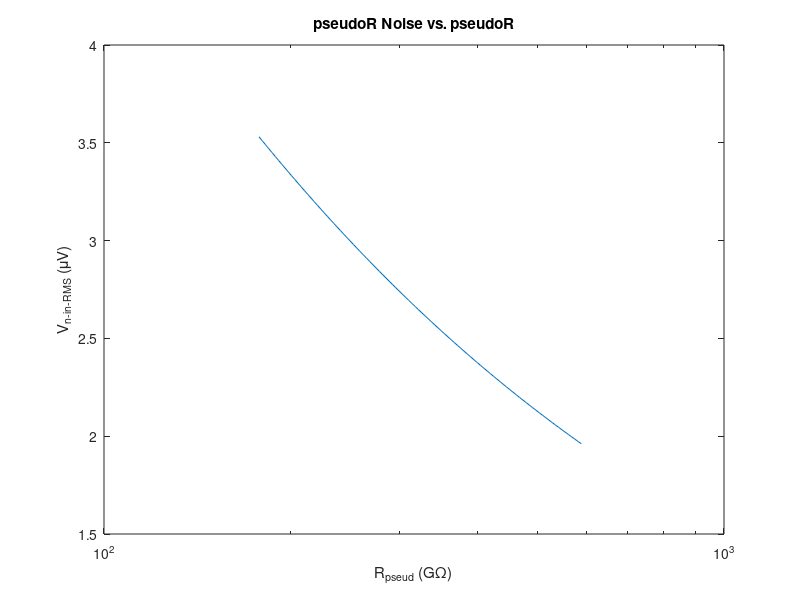
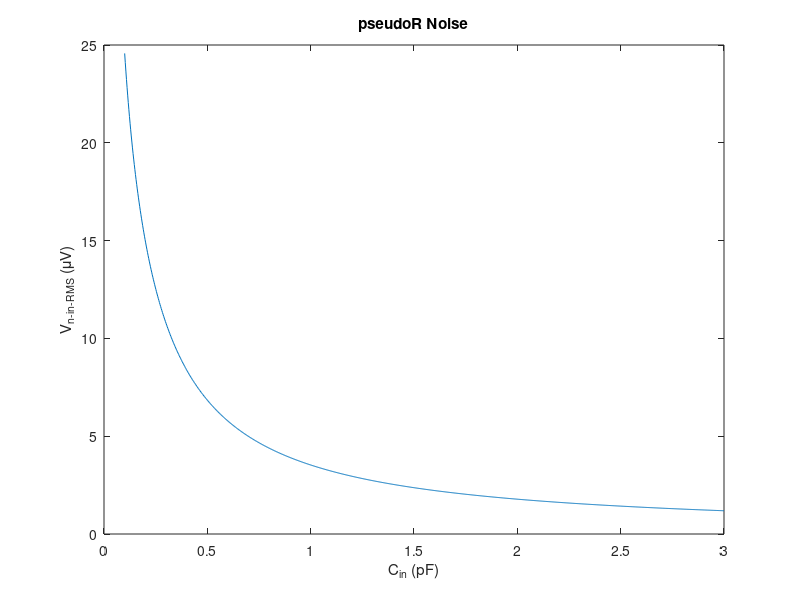
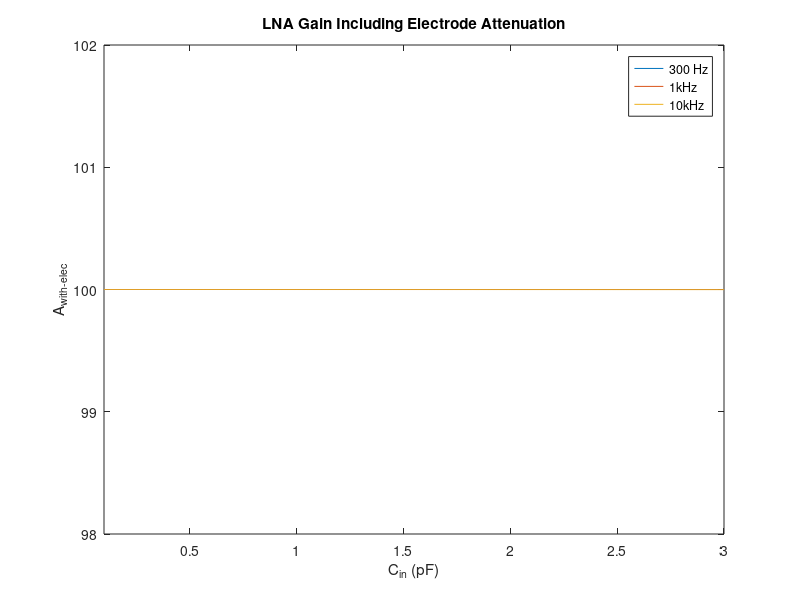
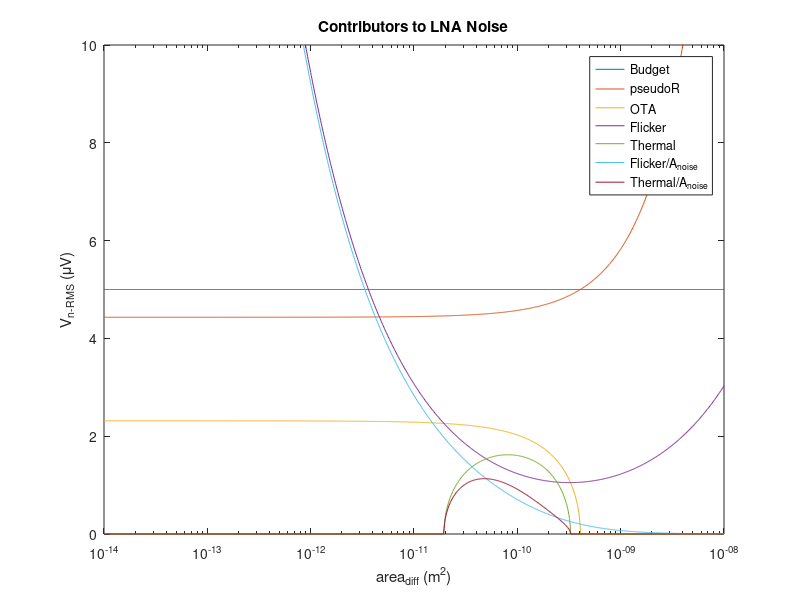

The MATLAB script that drew these images, in order: (Note: this script raises an error after producing the figures.)
% polymorph pixel co-design
% CRT
% 05/19/2020 - 07/22/2020

%% setup
close all
clear all

%% starting assumptions and physical constants

% constants
k = 1.38e-23;
T = 37 + 273;   % body temp

% system constraints
V_DD = 1.5;
R_elec = 24e3;
pixel_dim = 152.5e-6;
area_limit = (pixel_dim)^2;

% amplitude range
% peak voltages for AP (300Hz - 10kHz) and a little LFP (50Hz - 10kHz)
V_AP = 2e-3;
V_LFP = 4e-3;

%% design targets

% except for here, as noted, all noise is squared voltage
noise_Vrms_target = 5e-6;
noise_Vsq_target = noise_Vrms_target^2;

A_target = 100;
A_OL_target = 1e3;
A_f = 1;

f_LP_AP = 10e3;
f_HP_AP = 300;

ENBW = f_LP_AP * pi/2;

% number of time constants for "complete" settling
settling_TCs = 5;

% target for OTA noise source other than M1
excess = 1.2;

% swing for A1
V_swing_target = V_LFP * A_target;

%% technology information

L_min = 130e-9;

% C_ox and C_P (C_gg) [F/m^2]
% C_ox for flicker noise
C_ox = 0.01;
% C_P for parasitics
M_input_area = 120e-6 * 600e-9;
C_gg = 252e-15;
C_P_N = C_gg / M_input_area;
C_P_P = 0.00633;

% flicker noise coefficients [J]
K_flicker_N = 1.24e-25;
K_flicker_P = 1.98e-25;

% mismatch coefficients
% [Vm] and [m]
A_VT = 10e-9;
A_beta = 0.013e-6;

% noise factor gamma (often quoted as 2/3)
gamma_W = 1;
gamma_S = 2/3;

% estimates for device area
L_diff = 200e-9;
L_guard = 1e-6;

% Resistance: ohms/sq
Rs = 1222;
WR_min = 400e-9;
% R mismatch coefficient [m]
A_R = 0.016e-6;

%% pseudoR cutoff and noise

% possible pseudoR values from mc: 90GOhm to 5TOhm
pseudoR = logspace(11.25,11.77,100);
% assume C_F is minimum size
C_F = 10e-15;
f_pseudo = 1./(2.*pi.*pseudoR.*C_F);

% reduction factor to account for not all of kT/C appearing in final BW
% we apply a HP filter in the SC stage, and only care about noise
% in the 300Hz+ band
ratio = f_HP_AP ./ f_pseudo;
reduc_factor = (2/pi./((ratio).^2 - 1)) .* ...
    (ratio*pi/4 - pi/2 + atan(ratio));
% resulting noise due to 2 pseudoR
noise_pseudoR = 2 .* k .* T ./ C_F .* reduc_factor;
% input-refer - note that this uses ideal gain
noise_pseudoR_in = noise_pseudoR ./ (A_target.^2);

% noise due to pseudoR as a function of Cin
figure
semilogx(pseudoR/1e9, sqrt(noise_pseudoR_in) .* 1e6);
xlabel('R_{pseud} (G\Omega)');
ylabel('V_{n-in-RMS} (\muV)');
title('pseudoR Noise vs. pseudoR');

%% closed-loop amp design: sweep Cin

% smallest pseudoR under mc
pseudoR = 178e9;

% sweep Cin
%C_in = 1e-12;
C_in = linspace(100e-15, 3e-12, 1000)';
C_F = C_in / A_target;

% integrated pseudoR noise for 300Hz sw cap HP cutoff
f_pseudo = 1./(2.*pi.*pseudoR.*C_F);
% reduction factor to account for not all of kT/C appearing in final BW
% we apply a HP filter in the SC stage, and only care about noise
% in the 300Hz+ band
ratio = f_HP_AP ./ f_pseudo;
reduc_factor = (2/pi./((ratio).^2 - 1)) .* ...
    (ratio*pi/4 - pi/2 + atan(ratio));
% resulting noise due to 2 pseudoR
noise_pseudoR = 2 .* k .* T ./ C_F .* reduc_factor;
% input-refer - note that this uses ideal gain
noise_pseudoR_in = noise_pseudoR ./ (A_target.^2);

% ideal closed-loop gain including electrode attenuation
% at three freqs: 300, 1000, 10000 Hz
% assumes ideal opamp with no parasitics
A_elec_300 = C_in ./ sqrt(C_F.^2 + (C_F .* C_in .* R_elec .* (2*pi*300)).^2);
A_elec_1e3 = C_in ./ sqrt(C_F.^2 + (C_F .* C_in .* R_elec .* (2*pi*1e3)).^2);
A_elec_1e4 = C_in ./ sqrt(C_F.^2 + (C_F .* C_in .* R_elec .* (2*pi*1e4)).^2);

%% plots from Cin choice

% noise due to pseudoR as a function of Cin
figure
plot(C_in.*(1e12), sqrt(noise_pseudoR_in) .* 1e6);
xlabel('C_{in} (pF)');
ylabel('V_{n-in-RMS} (\muV)');
title('pseudoR Noise');

% input gain including electrode atten
% should be negligible
figure
plot(C_in.*(1e12), A_elec_300);
hold on
plot(C_in.*(1e12), A_elec_1e3);
plot(C_in.*(1e12), A_elec_1e4);
xlabel('C_{in} (pF)');
ylabel('A_{with-elec}');
axis([100e-3 3 98 102]);
legend('300 Hz', '1kHz', '10kHz');
title('LNA Gain Including Electrode Attenuation');

%% results from first design section

% baseline C_in for noise, assuming we meet target gain
C_in = 1e-12;
C_F = C_in / A_target;
% now adjust C_in to pre-warp the CL gain, gain error due to finite OL gain
C_in = C_F * A_target * (1 + 1/A_OL_target) / (1 - A_target/A_OL_target);
% integrated pseudoR noise for 300Hz sw cap HP cutoff
f_pseudo = 1./(2.*pi.*pseudoR.*C_F);
reduc_factor = 1./(1 + f_HP_AP./f_pseudo);
noise_pseudoR = 2 .* k .* T ./ C_F .* reduc_factor;

%% begin OTA design: sweep WL

% transistor area, from 10^-14 m^2 to 10^-9 m^2
% for reference, pixel is 2.33*10^-8 m^2
% 120um/600nm device is 7.2*10^-11 m^2both
% and a 130nm/130nm device is 1.69*10^-14 m^2
WL = logspace(-14,-8,1000);

C_P = WL .* C_P_N;

% resulting actual closed-loop gain
A_actual = C_in ./ (C_F + (C_F + C_in + C_P) ./ A_OL_target);
noise_pseudoR_in = noise_pseudoR ./ (A_actual.^2);

% noise budget
noise_OTA = noise_Vsq_target - noise_pseudoR_in;

% noise gain
A_noise = (C_P + C_in + C_F) ./ C_in;

% flicker noise
noise_flicker = 2 .* K_flicker_N ./ C_ox ./ WL .* (A_noise).^2 ...
    .* log(f_LP_AP / f_HP_AP);

noise_thermal = noise_OTA - noise_flicker;

% thermal noise
% NOTE: we only care about thermal noise in the signal band (to 10kHz)
% technically, ENBW is not correct here because we can do a software
% brickwall filter at 10kHz, and this will be valid since we have used
% appropriate anti-aliasing.
% thus, ENBW is used here only to provide a safety margin.
gm_req = 2 .* 4 .* k .* T .* gamma_W...
    ./ noise_thermal .* (A_noise).^2 .* ENBW .* excess;

% first approx of mismatch: assume input pair dominates
sigma_Vth_1 = A_VT ./ sqrt(WL);
V_os_3sigma = sigma_Vth_1 .* 3;

%% plots from flicker noise sizing choice

% noise breakdown
figure
semilogx(WL, (noise_Vrms_target*1e6).*ones(size(WL)));
hold on
semilogx(WL, sqrt(noise_pseudoR_in) .* 1e6);
semilogx(WL, sqrt(noise_OTA) .* 1e6);
semilogx(WL, sqrt(noise_flicker) .* 1e6);
semilogx(WL, sqrt(noise_thermal) .* 1e6);
semilogx(WL, sqrt(noise_flicker) ./ (A_noise).^2 .* 1e6);
semilogx(WL, sqrt(noise_thermal) ./ (A_noise).^2 .* 1e6);
xlabel('area_{diff} (m^2)');
ylabel('V_{n-RMS} (\muV)');
axis([1e-14 1e-8 0 10]);
legend('Budget', 'pseudoR', 'OTA', 'Flicker', 'Thermal',...
    'Flicker/A_{noise}', 'Thermal/A_{noise}');
title('Contributors to LNA Noise');

% mismatch
figure
semilogx(WL, V_os_3sigma .* 1e3);
xlabel('area_{diff} (m^2)');
ylabel('V_{OS} (mV)');
title('3\sigma V_{OS}');

% gm requirement
figure
semilogx(WL, gm_req.*(1e6));
xlabel('area_{diff} (m^2)');
ylabel('g_m (\muS)');
axis([1e-14 1e-8 0 500]);
title('g_m Requirement');

% closed-loop gain
figure
semilogx(WL, A_actual);
xlabel('area_{diff} (m^2)');
ylabel('A_{actual}');
title('Closed-Loop Gain due to C_P');

%% gm/id, gmro characterization

% info about number of characterization sweeps
num_lengths_N = 10;
num_lengths_P = 10;
points_per_length = 25;
L_N = [130e-9 200e-9 500e-9 1e-6 2e-6 4e-6 6e-6 8e-6 10e-6 12e-6]';
L_P = L_N;

% NMOS

% import the characterization data
gmid_n_130n = readmatrix('charac/charac_gmid_n_130n.csv');
gmid_n_200n = readmatrix('charac/charac_gmid_n_200n.csv');
gmid_n_500n = readmatrix('charac/charac_gmid_n_500n.csv');
gmid_n_1u = readmatrix('charac/charac_gmid_n_1u.csv');
gmid_n_2u = readmatrix('charac/charac_gmid_n_2u.csv');
gmid_n_4u = readmatrix('charac/charac_gmid_n_4u.csv');
gmid_n_6u = readmatrix('charac/charac_gmid_n_6u.csv');
gmid_n_8u = readmatrix('charac/charac_gmid_n_8u.csv');
gmid_n_10u = readmatrix('charac/charac_gmid_n_10u.csv');
gmid_n_12u = readmatrix('charac/charac_gmid_n_12u.csv');

gmro_n_130n = readmatrix('charac/charac_gmro_n_130n.csv');
gmro_n_200n = readmatrix('charac/charac_gmro_n_200n.csv');
gmro_n_500n = readmatrix('charac/charac_gmro_n_500n.csv');
gmro_n_1u = readmatrix('charac/charac_gmro_n_1u.csv');
gmro_n_2u = readmatrix('charac/charac_gmro_n_2u.csv');
gmro_n_4u = readmatrix('charac/charac_gmro_n_4u.csv');
gmro_n_6u = readmatrix('charac/charac_gmro_n_6u.csv');
gmro_n_8u = readmatrix('charac/charac_gmro_n_8u.csv');
gmro_n_10u = readmatrix('charac/charac_gmro_n_10u.csv');
gmro_n_12u = readmatrix('charac/charac_gmro_n_12u.csv');

cgg_n_130n = readmatrix('charac/charac_cgg_n_130n.csv');
cgg_n_200n = readmatrix('charac/charac_cgg_n_200n.csv');
cgg_n_500n = readmatrix('charac/charac_cgg_n_500n.csv');
cgg_n_1u = readmatrix('charac/charac_cgg_n_1u.csv');
cgg_n_2u = readmatrix('charac/charac_cgg_n_2u.csv');
cgg_n_4u = readmatrix('charac/charac_cgg_n_4u.csv');
cgg_n_6u = readmatrix('charac/charac_cgg_n_6u.csv');
cgg_n_8u = readmatrix('charac/charac_cgg_n_8u.csv');
cgg_n_10u = readmatrix('charac/charac_cgg_n_10u.csv');
cgg_n_12u = readmatrix('charac/charac_cgg_n_12u.csv');

% concatenate the results for easier looping
gmid_n = horzcat(gmid_n_130n, gmid_n_200n(:,2), gmid_n_500n(:,2),...
    gmid_n_1u(:,2), gmid_n_2u(:,2), gmid_n_4u(:,2), gmid_n_6u(:,2),...
    gmid_n_8u(:,2), gmid_n_10u(:,2), gmid_n_12u(:,2));
gmro_n = horzcat(gmro_n_130n, gmro_n_200n(:,2), gmro_n_500n(:,2),...
    gmro_n_1u(:,2), gmro_n_2u(:,2), gmro_n_4u(:,2), gmro_n_6u(:,2),...
    gmro_n_8u(:,2), gmro_n_10u(:,2), gmro_n_12u(:,2));
cgg_n = horzcat(cgg_n_130n, cgg_n_200n(:,2), cgg_n_500n(:,2),...
    cgg_n_1u(:,2), cgg_n_2u(:,2), cgg_n_4u(:,2), cgg_n_6u(:,2),...
    cgg_n_8u(:,2), cgg_n_10u(:,2), cgg_n_12u(:,2));

% plot the characterization results
figure
semilogx(gmid_n(:,1)*1e6, gmid_n(:,2));
hold on
semilogx(gmid_n(:,1)*1e6, gmid_n(:,3));
semilogx(gmid_n(:,1)*1e6, gmid_n(:,4));
semilogx(gmid_n(:,1)*1e6, gmid_n(:,5));
semilogx(gmid_n(:,1)*1e6, gmid_n(:,6));
semilogx(gmid_n(:,1)*1e6, gmid_n(:,7));
semilogx(gmid_n(:,1)*1e6, gmid_n(:,8));
semilogx(gmid_n(:,1)*1e6, gmid_n(:,9));
semilogx(gmid_n(:,1)*1e6, gmid_n(:,10));
semilogx(gmid_n(:,1)*1e6, gmid_n(:,11));
title('g_m/I_D vs. I_D for NMOS');
xlabel('I_D (\muA)');
ylabel('g_m/I_D (V^{-1})');
legend('L = 130nm', 'L = 200nm', 'L = 500nm', 'L = 1\mum', 'L = 2\mum',...
    'L = 4\mum', 'L = 6\mum', 'L = 8\mum', 'L = 10\mum', 'L = 12\mum');

figure
semilogx(gmro_n(:,1)*1e6, gmro_n(:,2));
hold on
semilogx(gmro_n(:,1)*1e6, gmro_n(:,3));
semilogx(gmro_n(:,1)*1e6, gmro_n(:,4));
semilogx(gmro_n(:,1)*1e6, gmro_n(:,5));
semilogx(gmro_n(:,1)*1e6, gmro_n(:,6));
semilogx(gmro_n(:,1)*1e6, gmro_n(:,7));
semilogx(gmro_n(:,1)*1e6, gmro_n(:,8));
semilogx(gmro_n(:,1)*1e6, gmro_n(:,9));
semilogx(gmro_n(:,1)*1e6, gmro_n(:,10));
semilogx(gmro_n(:,1)*1e6, gmro_n(:,11));
title('g_mr_o vs. I_D for NMOS');
xlabel('I_D (\muA)');
ylabel('g_mr_o');
legend('L = 130nm', 'L = 200nm', 'L = 500nm', 'L = 1\mum', 'L = 2\mum',...
    'L = 4\mum', 'L = 6\mum', 'L = 8\mum', 'L = 10\mum', 'L = 12\mum');

figure
semilogx(cgg_n(:,1)*1e6, cgg_n(:,2) / (130e-9 * 260e-9));
hold on
semilogx(cgg_n(:,1)*1e6, cgg_n(:,3) / (200e-9 * 400e-9));
semilogx(cgg_n(:,1)*1e6, cgg_n(:,4) / (500e-9 * 1000e-9));
semilogx(cgg_n(:,1)*1e6, cgg_n(:,5) / (1000e-9 * 2000e-9));
semilogx(cgg_n(:,1)*1e6, cgg_n(:,6) / (2000e-9 * 4000e-9));
semilogx(cgg_n(:,1)*1e6, cgg_n(:,7) / (4000e-9 * 8000e-9));
semilogx(cgg_n(:,1)*1e6, cgg_n(:,8) / (6000e-9 * 12000e-9));
semilogx(cgg_n(:,1)*1e6, cgg_n(:,9) / (8000e-9 * 16000e-9));
semilogx(cgg_n(:,1)*1e6, cgg_n(:,10) / (10000e-9 * 20000e-9));
semilogx(cgg_n(:,1)*1e6, cgg_n(:,11) / (12000e-9 * 24000e-9));
title('C_{gg} vs. I_D for NMOS');
xlabel('I_D (\muA)');
ylabel('C_{gg} (F/m^2)');
legend('L = 130nm', 'L = 200nm', 'L = 500nm', 'L = 1\mum', 'L = 2\mum',...
    'L = 4\mum', 'L = 6\mum', 'L = 8\mum', 'L = 10\mum', 'L = 12\mum');


% PMOS

% import the characterization data
gmid_p_130n = readmatrix('charac/charac_gmid_p_130n.csv');
gmid_p_200n = readmatrix('charac/charac_gmid_p_200n.csv');
gmid_p_500n = readmatrix('charac/charac_gmid_p_500n.csv');
gmid_p_1u = readmatrix('charac/charac_gmid_p_1u.csv');
gmid_p_2u = readmatrix('charac/charac_gmid_p_2u.csv');
gmid_p_4u = readmatrix('charac/charac_gmid_p_4u.csv');
gmid_p_6u = readmatrix('charac/charac_gmid_p_6u.csv');
gmid_p_8u = readmatrix('charac/charac_gmid_p_8u.csv');
gmid_p_10u = readmatrix('charac/charac_gmid_p_10u.csv');
gmid_p_12u = readmatrix('charac/charac_gmid_p_12u.csv');

gmro_p_130n = readmatrix('charac/charac_gmro_p_130n.csv');
gmro_p_200n = readmatrix('charac/charac_gmro_p_200n.csv');
gmro_p_500n = readmatrix('charac/charac_gmro_p_500n.csv');
gmro_p_1u = readmatrix('charac/charac_gmro_p_1u.csv');
gmro_p_2u = readmatrix('charac/charac_gmro_p_2u.csv');
gmro_p_4u = readmatrix('charac/charac_gmro_p_4u.csv');
gmro_p_6u = readmatrix('charac/charac_gmro_p_6u.csv');
gmro_p_8u = readmatrix('charac/charac_gmro_p_8u.csv');
gmro_p_10u = readmatrix('charac/charac_gmro_p_10u.csv');
gmro_p_12u = readmatrix('charac/charac_gmro_p_12u.csv');

% concatenate the results for easier looping
gmid_p = horzcat(gmid_p_130n, gmid_p_200n(:,2), gmid_p_500n(:,2),...
    gmid_p_1u(:,2), gmid_p_2u(:,2), gmid_p_4u(:,2), gmid_p_6u(:,2),...
    gmid_p_8u(:,2), gmid_p_10u(:,2), gmid_p_12u(:,2));
gmro_p = horzcat(gmro_p_130n, gmro_p_200n(:,2), gmro_p_500n(:,2),...
    gmro_p_1u(:,2), gmro_p_2u(:,2), gmro_p_4u(:,2), gmro_p_6u(:,2),...
    gmro_p_8u(:,2), gmro_p_10u(:,2), gmro_p_12u(:,2));

% plot the characterization results
figure
semilogx(gmid_p(:,1)*1e6, gmid_p(:,2));
hold on
semilogx(gmid_p(:,1)*1e6, gmid_p(:,3));
semilogx(gmid_p(:,1)*1e6, gmid_p(:,4));
semilogx(gmid_p(:,1)*1e6, gmid_p(:,5));
semilogx(gmid_p(:,1)*1e6, gmid_p(:,6));
semilogx(gmid_p(:,1)*1e6, gmid_p(:,7));
semilogx(gmid_p(:,1)*1e6, gmid_p(:,8));
semilogx(gmid_p(:,1)*1e6, gmid_p(:,9));
semilogx(gmid_p(:,1)*1e6, gmid_p(:,10));
semilogx(gmid_p(:,1)*1e6, gmid_p(:,11));
title('g_m/I_D vs. I_D for PMOS');
xlabel('I_D (\muA)');
ylabel('g_m/I_D (V^{-1})');
legend('L = 130nm', 'L = 200nm', 'L = 500nm', 'L = 1\mum', 'L = 2\mum',...
    'L = 4\mum', 'L = 6\mum', 'L = 8\mum', 'L = 10\mum', 'L = 12\mum');

figure
semilogx(gmro_p(:,1)*1e6, gmro_p(:,2));
hold on
semilogx(gmro_p(:,1)*1e6, gmro_p(:,3));
semilogx(gmro_p(:,1)*1e6, gmro_p(:,4));
semilogx(gmro_p(:,1)*1e6, gmro_p(:,5));
semilogx(gmro_p(:,1)*1e6, gmro_p(:,6));
semilogx(gmro_p(:,1)*1e6, gmro_p(:,7));
semilogx(gmro_p(:,1)*1e6, gmro_p(:,8));
semilogx(gmro_p(:,1)*1e6, gmro_p(:,9));
semilogx(gmro_p(:,1)*1e6, gmro_p(:,10));
semilogx(gmro_p(:,1)*1e6, gmro_p(:,11));
title('g_mr_o vs. I_D for PMOS');
xlabel('I_D (\muA)');
ylabel('g_mr_o');
legend('L = 130nm', 'L = 200nm', 'L = 500nm', 'L = 1\mum', 'L = 2\mum',...
    'L = 4\mum', 'L = 6\mum', 'L = 8\mum', 'L = 10\mum', 'L = 12\mum');

%% transistor-level OTA design: tunable parameters

% set minimum W
W_min = 200e-9;

% assumptions for WI or SI
gmid_WI = 25;
gmid_MI = 20;
gmid_SI = 10;

% M1 specs determined from optimization above
gm_min = 100e-6;
WL_min = 3.85e-11;

% ratio between main branch and output branch
current_scale = 16;
% ratio between load branch and one branch of CMFB amp
cmfb_scale = 1;

% partition of gains
A_OL_1_target = 320;
A_OL_2_target = A_OL_target / A_OL_1_target;
A_OL_CMFB_target = 20;

% degen resistor headroom consumption
V_R_degen = 0.2;
% estimated headroom for saturation for a single device (even SI)
V_hr_SI = 300e-3;
V_hr_WI = 250e-3;

%% swing requirement calculation

V_swing_telecas = V_DD - 1*V_hr_SI - 4*V_hr_WI - V_R_degen;
V_swing_foldcas = V_DD - 1*V_hr_SI - 3*V_hr_WI - V_R_degen;
V_swing_stage2 = V_DD - V_hr_SI - V_hr_WI;

%% amp/filter interface

% assume min size cap for C_RA
C_RA = 10e-15;

% biquad filter params
omega_0 = 2*pi * sqrt(f_HP_AP * f_LP_AP);
BW = 2*pi * (f_LP_AP - f_HP_AP);
Q = omega_0 / BW;

% input cap size
C_R1 = C_RA * A_f / Q;

% sweep possible switching frequencies
f_swcap = logspace(5,7,1000)';

f_BW_amp = f_swcap ./ 10;

% resistive approximation
R_1 = 1 ./ (C_R1 * f_swcap);

% one-stage version. settling will be ok, so look at gain degredation
% using 60dB gain for one-stage (80dB not possible)
rout_assumed = (1e3) / gm_min;
Rout_amp_required = (rout_assumed .* R_1) ./ (R_1 - rout_assumed);
% using reasonable assumptions for degen R and load device,
% calculate what gmro would be necessary for up and down cascode devices
R_degen_assumed = 50e3;
ro_load_assumed = 4e7;
Rout_branch = 2 * Rout_amp_required;
gmro_required_up = sqrt(Rout_branch ./ R_degen_assumed);
gmro_required_down = Rout_branch ./ ro_load_assumed;

figure
semilogx(f_swcap, gmro_required_up);
hold on
semilogx(f_swcap, gmro_required_down);
xlabel('f_{swcap} (Hz)');
ylabel('g_mr_o');
title('Single-Stage: Cascode g_mr_o Required vs. Sw Cap Frequency');
legend('Up Branch (fold)', 'Down Branch (load)');

% settling limit
T_settle_limit = 1 ./ (f_swcap * 2);

% assume switch resistance - settling through this
R_sw = 14e3;
T_settle_sw = R_sw * C_R1 * settling_TCs;

%% transistor-level OTA design: action

% M1: input pair (NMOS)

% vectors to keep track of results for comparison
W = zeros(num_lengths_N, 1);
WL = zeros(num_lengths_N, 1);
gmro = zeros(num_lengths_N, 1);
gmid = zeros(num_lengths_N, 1);

% try each length
for i = 1:num_lengths_N
    
    % column for gmid, gmro data
    col = 1 + i;
    
    % determine corresponding length
    L_charac = L_N(i);
    W_charac = L_charac * 2;
    
    for j = 1:points_per_length
        
        % go from SI to WI to get minimum required gmid
        point = points_per_length - j + 1;
        
        gmid(i) = gmid_n(point, col);
        
        if (gmid(i) > gmid_WI)
            % found required gmid
            
            % determine corresponding current density for this length
            ID_charac = gmid_n(point, 1);
            ID_density = ID_charac / W_charac;
            
            % determine actual ID required
            ID_req = gm_min / gmid(i);
            ID = 1e-6 * ceil(ID_req * 1e6);
            
            % determine actual W required
            W(i) = ID / ID_density;
            WL(i) = W(i) .* L_charac;
            
            % keep track of corresponding gmro
            gmro(i) = gmro_n(point, col);
            break
        end      
    end
end

% plot results for M1
figure
plot(L_N*1e6, W*1e6);
xlabel('L (\mum)');
ylabel('W (\mum)');
title('M1: W vs. L');
figure
plot(L_N*1e6, WL*1e12);
xlabel('L (\mum)');
ylabel('W ((\mum)^2)');
title('M1: WL vs. L');
figure
plot(L_N*1e6, gmro);
xlabel('L (\mum)');
ylabel('g_mr_o');
title('M1: g_mr_o vs. L');

% pick L that gives us required WL for parasitics/flicker
for i = 1:num_lengths_N
    WL_this = WL(i);
    
    if (WL_this > WL_min)
        % determine final dimensions
        W_M1 = W(i);
        L_M1 = L_N(i);
        % determine final small signal params
        gmid_M1 = gmid(i);
        gmro_M1 = gmro(i);
        break
    end
end

% compute some currents
ID_main = ID;
ID_load = ID_main / current_scale;
ID_both = ID_main + ID_load;

% compute M1 small signal params
gm_M1 = gmid_M1 * ID_main;
ro_M1 = gmro_M1 / gm_M1;

% size the degen resistors for reasonable voltage swing
R_degen = V_R_degen / ID_main;

% confirm resistor size is ok
W_R = WR_min;
L_R = R_degen / Rs * W_R;
sigma_R = A_R ./ sqrt(L_R .* W_R) * R_degen;

% beginning to compute the gain

% from equation for gain of first stage...
gmro_factor = gm_M1 * ro_M1^2 * R_degen / (ro_M1 + R_degen)^2;
% ... we can determine a target for gmro of M3 and M5
gmro_35_target = A_OL_1_target / gmro_factor;

% size 3,5 based on this target

% M3: telecascode device (NMOS)
[W, gmid, gmro] = size_M(L_N, gmid_n, gmro_n, gmid_MI, 1, ID_main,...
    num_lengths_N, points_per_length);
[L_M3, W_M3, gmid_M3, gmro_M3] = pick_L(L_N, W, gmid, gmro,...
    gmro_35_target, num_lengths_N, W_min);
% compute M3 small signal params
gm_M3 = gmid_M3 * ID_main;
ro_M3 = gmro_M3 / gm_M3;

% M5: current source device (PMOS)
[W, gmid, gmro] = size_M(L_P, gmid_p, gmro_p, gmid_MI, 1, ID_main,...
    num_lengths_P, points_per_length);
[L_M5, W_M5, gmid_M5, gmro_M5] = pick_L(L_P, W, gmid, gmro,...
    gmro_35_target, num_lengths_P, W_min);
% compute M5 small signal params
gm_M5 = gmid_M5 * ID_main;
ro_M5 = gmro_M5 / gm_M5;

% calculate actual first stage gain

% transconductance
Gs3 = (gmro_M3 + 1) / (ro_M3 + gmro_M5 * R_degen);
Gm_reduc = (Gs3 * ro_M1) / (1 + Gs3 * ro_M1);
Gm_1 = gm_M1 * Gm_reduc;

% output resistance
Rout_1 = 1/(1/(gmro_M5 * R_degen) + 1/(gmro_M3 * ro_M1));

A_OL_1_actual = Gm_1 * Rout_1;

% compute gain target for second stage
A_OL_2_target_updated = max(A_OL_target / A_OL_1_actual, A_OL_2_target);

% compute gmro target based on necessity that gm7ro9 > A2 for later math
gm_M7_assumed = gmid_WI * ID_load;
gm_M9_assumed = gmid_SI * ID_load;
ro_9_target = A_OL_2_target_updated / gm_M7_assumed;
gmro_9_target = gm_M9_assumed * ro_9_target;

% M9: load device (NMOS)
% the only strong-inversion transistor (bc noise)
[W, gmid, gmro] = size_M(L_N, gmid_n, gmro_n, gmid_SI, 0, ID_load,...
    num_lengths_N, points_per_length);
[L_M9, W_M9, gmid_M9, gmro_M9] = pick_L(L_N, W, gmid, gmro,...
    gmro_9_target, num_lengths_N, W_min);
% compute M11 small signal params
gm_M9 = gmid_M9 * ID_load;
ro_M9 = gmro_M9 / gm_M9;

% compute target gmro7 based on target gain
ro_M7_target = (A_OL_2_target_updated * ro_M9) /...
    (gm_M7_assumed * ro_M9 - A_OL_2_target_updated);
gmro_7_target = gm_M7_assumed * ro_M7_target;

% M7: second stage input device (PMOS)
[W, gmid, gmro] = size_M(L_P, gmid_p, gmro_p, gmid_WI, 1, ID_load,...
    num_lengths_P, points_per_length);
[L_M7, W_M7, gmid_M7, gmro_M7] = pick_L(L_P, W, gmid, gmro,...
    gmro_7_target, num_lengths_P, W_min);
% compute M7 small signal params
gm_M7 = gmid_M7 * ID_load;
ro_M7 = gmro_M7 / gm_M7;

% calculate actual second stage gain
Rout_2 = (ro_M7 * ro_M9) / (ro_M7 + ro_M9);
A_OL_2_actual = gm_M7 * Rout_2;

A_OL_actual = A_OL_1_actual * A_OL_2_actual;

%% post-design OTA characterization

% noise - note this is just open-loop OTA noise for sanity check

% compute second stage noise
noise_final_A2 = 8*k*T*(gamma_W/gm_M7 + gamma_S*gm_M9/(gm_M7^2))*ENBW...
    + 2 * K_flicker_P / (W_M7 * L_M7 * C_ox) * log(f_LP_AP / f_HP_AP);

% compute first stage noise
noise_final_A1 = 8*k*T*(gamma_W/gm_M1 + 1/(R_degen * gm_M1^2))*ENBW...
    + 2 * K_flicker_N / (W_M1 * L_M1 * C_ox) * log(f_LP_AP / f_HP_AP);

% compute total input-referred OTA noise
noise_final_OTA = noise_final_A1 + (noise_final_A2 / (A_OL_1_actual^2));
noise_final_OTA_V = sqrt(noise_final_OTA);

% offset: it can be shown that all contributions are neglig except input
sigma_Vth_1_final = A_VT / sqrt(W_M1 * L_M1);
V_os_3sigma_final = sigma_Vth_1_final * 3;

% settling - need to satisfy swcap settling assumption
T_settle_OTA = Rout_2 * C_R1 * settling_TCs;

T_settle_OTA_vec = T_settle_OTA .* ones(size(f_swcap));
T_settle_sw_vec = T_settle_sw .* ones(size(f_swcap));

figure
semilogx(f_swcap, T_settle_limit*1e6);
hold on
semilogx(f_swcap, T_settle_sw_vec*1e6);
semilogx(f_swcap, T_settle_OTA_vec*1e6);
xlabel('f_{swcap} (Hz)');
ylabel('\tau (\mus)');
title('Amp/Filter Settling Time vs. Sw Cap Frequency');
legend('Limit', 'Switch Settling', 'OTA 2nd Stage Settling');

%% CMFB
ID_cmfb = ID_load / cmfb_scale;

% compute gmro target based on necessity that gm13ro15 > A for later math
gm_M13_assumed = gmid_WI * ID_cmfb;
gm_M15_assumed = gmid_SI * ID_cmfb;
ro_15_target = A_OL_CMFB_target / gm_M13_assumed;
gmro_15_target = gm_M15_assumed * ro_15_target;

% M15: load device (PMOS)
[W, gmid, gmro] = size_M(L_P, gmid_p, gmro_p, gmid_SI, 0, ID_cmfb,...
    num_lengths_P, points_per_length);
[L_M15, W_M15, gmid_M15, gmro_M15] = pick_L(L_P, W, gmid, gmro,...
    gmro_15_target, num_lengths_P, W_min);
% compute M15 small signal params
gm_M15 = gmid_M15 * ID_cmfb;
ro_M15 = gmro_M15 / gm_M15;

% compute target gmro13 based on target gain
ro_M13_target = (A_OL_CMFB_target * ro_M15) /...
    (gm_M13_assumed * ro_M15 - A_OL_CMFB_target);
gmro_13_target = gm_M13_assumed * ro_M13_target;

% M13: input device (NMOS)
[W, gmid, gmro] = size_M(L_N, gmid_n, gmro_n, gmid_WI, 1, ID_cmfb,...
    num_lengths_N, points_per_length);
[L_M13, W_M13, gmid_M13, gmro_M13] = pick_L(L_N, W, gmid, gmro,...
    gmro_13_target, num_lengths_N, W_min);
% compute M13 small signal params
gm_M13 = gmid_M13 * ID_cmfb;
ro_M13 = gmro_M13 / gm_M13;

% calculate actual CMFB amp gain
A_OL_CMFB_actual = (gmro_M13 * ro_M15) / (ro_M13 + ro_M15);

%% BPF A2 design: tunable parameters

% gain target
A_2_required = 300;
% A3_M1 specs determined from f_swcap optimization in other script
gm_min_A2 = 2e-6;

WL_min_A2 = 9e-12;

% partition gains
A_2_1_required = 30;

%% BPF A2 design: action

% A2_M1: input pair (NMOS)

% vectors to keep track of results for comparison
W = zeros(num_lengths_N, 1);
WL = zeros(num_lengths_N, 1);
gmro = zeros(num_lengths_N, 1);
gmid = zeros(num_lengths_N, 1);

% try each length
for i = 1:num_lengths_N
    
    % column for gmid, gmro data
    col = 1 + i;
    
    % determine corresponding length
    L_charac = L_N(i);
    W_charac = L_charac * 2;
    
    for j = 1:points_per_length
        
        % go from SI to WI to get minimum required gmid
        point = points_per_length - j + 1;
        
        gmid(i) = gmid_n(point, col);
        
        if (gmid(i) > gmid_WI)
            % found required gmid
            
            % determine corresponding current density for this length
            ID_charac = gmid_n(point, 1);
            ID_density = ID_charac / W_charac;
            
            % determine actual ID required
            ID_req = gm_min_A2 / gmid(i);
            ID = 0.01e-6 * ceil(ID_req * 100e6);
            
            % determine actual W required
            W(i) = ID / ID_density;
            WL(i) = W(i) .* L_charac;
            
            % keep track of corresponding gmro
            gmro(i) = gmro_n(point, col);
            break
        end      
    end
end

% pick L that gives us required WL for parasitics/flicker
for i = 1:num_lengths_N
    WL_this = WL(i);
    
    if (WL_this > WL_min_A2)
        % determine final dimensions
        W_A2_M1 = W(i);
        L_A2_M1 = L_N(i);
        % determine final small signal params
        gmid_A2_M1 = gmid(i);
        gmro_A2_M1 = gmro(i);
        break
    end
end

% corresponding current
ID_A2 = ID;

% compute M1 small signal params
gm_A2_M1 = gmid_A2_M1 * ID_A2;
ro_A2_M1 = gmro_A2_M1 / gm_A2_M1;

% need to calculate load device ro
ro_A2_M3_required = A_2_1_required * ro_A2_M1 /...
    (gmro_A2_M1 - A_2_1_required);

gm_A2_M3_estimate = gmid_SI * ID_A2;

gmro_A2_M3_target = ro_A2_M3_required * gm_A2_M3_estimate;

% A2_M3: load device (PMOS)
[W, gmid, gmro] = size_M(L_P, gmid_p, gmro_p, gmid_SI, 0, ID_A2,...
    num_lengths_P, points_per_length);
[L_A2_M3, W_A2_M3, gmid_A2_M3, gmro_A2_M3] = pick_L(L_P, W, gmid, gmro,...
    gmro_A2_M3_target, num_lengths_P, W_min);
% compute M3 small signal params
gm_A2_M3 = gmid_A2_M3 * ID_A2;
ro_A2_M3 = gmro_A2_M3 / gm_A2_M3;

% calculate actual first-stage gain
A_2_1 = gmro_A2_M1 * ro_A2_M3 / (ro_A2_M1 + ro_A2_M3);
% calculate required second-stage gain
A_2_2_required = A_2_required / A_2_1;

% A2_M5: second stage input pair (PMOS)

% vectors to keep track of results for comparison
W = zeros(num_lengths_P, 1);
WL = zeros(num_lengths_P, 1);
gmro = zeros(num_lengths_P, 1);
gmid = zeros(num_lengths_P, 1);

% try each length
for i = 1:num_lengths_P
    
    % column for gmid, gmro data
    col = 1 + i;
    
    % determine corresponding length
    L_charac = L_P(i);
    W_charac = L_charac * 2;
    
    for j = 1:points_per_length
        
        % go from SI to WI to get minimum required gmid
        point = points_per_length - j + 1;
        
        gmid(i) = gmid_p(point, col);
        
        if (gmid(i) > gmid_WI)
            % found required gmid
            
            % determine corresponding current density for this length
            ID_charac = gmid_p(point, 1);
            ID_density = ID_charac / W_charac;
            
            % determine actual ID required
            ID_req = gm_min_A2 / gmid(i);
            ID = 0.01e-6 * ceil(ID_req * 100e6);
            
            % determine actual W required
            W(i) = ID / ID_density;
            WL(i) = W(i) .* L_charac;
            
            % keep track of corresponding gmro
            gmro(i) = gmro_p(point, col);
            break
        end      
    end
end

% pick L that gives us required WL for parasitics/flicker
for i = 1:num_lengths_P
    WL_this = WL(i);
    
    if (WL_this > WL_min_A2)
        % determine final dimensions
        W_A2_M5 = W(i);
        L_A2_M5 = L_P(i);
        % determine final small signal params
        gmid_A2_M5 = gmid(i);
        gmro_A2_M5 = gmro(i);
        break
    end
end

% corresponding current
ID_A2_2 = ID;

% compute M5 small signal params
gm_A2_M5 = gmid_A2_M5 * ID_A2_2;
ro_A2_M5 = gmro_A2_M5 / gm_A2_M5;

% need to calculate load device ro
ro_A2_M7_required = A_2_2_required * ro_A2_M5 /...
    (gmro_A2_M5 - A_2_2_required);

gm_A2_M7_estimate = gmid_SI * ID_A2_2;

gmro_A2_M7_target = ro_A2_M7_required * gm_A2_M7_estimate;

% A2_M7: load device (NMOS)
[W, gmid, gmro] = size_M(L_N, gmid_n, gmro_n, gmid_WI, 1, ID_A2_2,...
    num_lengths_N, points_per_length);
[L_A2_M7, W_A2_M7, gmid_A2_M7, gmro_A2_M7] = pick_L(L_N, W, gmid, gmro,...
    gmro_A2_M7_target, num_lengths_N, W_min);
% compute M7 small signal params
gm_A2_M7 = gmid_A2_M7 * ID_A2_2;
ro_A2_M7 = gmro_A2_M7 / gm_A2_M7;

% calculate actual second-stage gain
A_2_2 = gmro_A2_M5 * ro_A2_M7 / (ro_A2_M5 + ro_A2_M7);
% calculate total gain
A_2_actual = A_2_1 * A_2_2;

% CMFB sizing?

%% BPF A3 design: tunable parameters

% gain target
A_3_required = 350;
% A3_M1 specs determined from f_swcap optimization in other script
gm_min_A3 = 2e-6;

WL_min_A3 = 9e-12;

gmro_cascode_target = 30;

%% BPF A3 design: action

% A3_M1: input pair (NMOS)

% vectors to keep track of results for comparison
W = zeros(num_lengths_N, 1);
WL = zeros(num_lengths_N, 1);
gmro = zeros(num_lengths_N, 1);
gmid = zeros(num_lengths_N, 1);

% try each length
for i = 1:num_lengths_N
    
    % column for gmid, gmro data
    col = 1 + i;
    
    % determine corresponding length
    L_charac = L_N(i);
    W_charac = L_charac * 2;
    
    for j = 1:points_per_length
        
        % go from SI to WI to get minimum required gmid
        point = points_per_length - j + 1;
        
        gmid(i) = gmid_n(point, col);
        
        if (gmid(i) > gmid_WI)
            % found required gmid
            
            % determine corresponding current density for this length
            ID_charac = gmid_n(point, 1);
            ID_density = ID_charac / W_charac;
            
            % determine actual ID required
            ID_req = gm_min_A3 / gmid(i);
            ID = 0.01e-6 * ceil(ID_req * 100e6);
            
            % determine actual W required
            W(i) = ID / ID_density;
            WL(i) = W(i) .* L_charac;
            
            % keep track of corresponding gmro
            gmro(i) = gmro_n(point, col);
            break
        end      
    end
end

% pick L that gives us required WL for parasitics/flicker
for i = 1:num_lengths_N
    WL_this = WL(i);
    
    if (WL_this > WL_min_A3)
        % determine final dimensions
        W_A3_M1 = W(i);
        L_A3_M1 = L_N(i);
        % determine final small signal params
        gmid_A3_M1 = gmid(i);
        gmro_A3_M1 = gmro(i);
        break
    end
end

% corresponding current
ID_A3 = ID;

% compute M1 small signal params
gm_A3_M1 = gmid_A3_M1 * ID_A3;
ro_A3_M1 = gmro_A3_M1 / gm_A3_M1;

% need to calculate required Rout and cascode gmro
Rout_required_A3 = A_3_required / gm_A3_M1;
Rdown_required_A3 = Rout_required_A3 * 2;

gmro_A3_M3_target = max(Rdown_required_A3 / ro_A3_M1, gmro_cascode_target);

% A3_M3: telecascode device (NMOS)
[W, gmid, gmro] = size_M(L_N, gmid_n, gmro_n, gmid_WI, 1, ID_A3,...
    num_lengths_N, points_per_length);
[L_A3_M3, W_A3_M3, gmid_A3_M3, gmro_A3_M3] = pick_L(L_N, W, gmid, gmro,...
    gmro_A3_M3_target, num_lengths_N, W_min);
% compute M3 small signal params
gm_A3_M3 = gmid_A3_M3 * ID_A3;
ro_A3_M3 = gmro_A3_M3 / gm_A3_M3;

% calculate actual Rup required
Rdown_actual_A3 = gmro_A3_M3 * ro_A3_M1;
Rup_required_A3 = 1 / (1/Rout_required_A3 - 1/Rdown_actual_A3);

% assume Rup_required_A3 = ro_M7

% A3_M5: load cascode device (PMOS)
[W, gmid, gmro] = size_M(L_P, gmid_p, gmro_p, gmid_MI, 1, ID_A3,...
    num_lengths_P, points_per_length);
[L_A3_M5, W_A3_M5, gmid_A3_M5, gmro_A3_M5] = pick_L(L_P, W, gmid, gmro,...
    gmro_cascode_target, num_lengths_P, W_min);
% compute M5 small signal params
gm_A3_M5 = gmid_A3_M5 * ID_A3;
ro_A3_M5 = gmro_A3_M5 / gm_A3_M5;

% size M7 based on estimated gm and ro required
gm_A3_M7_est = gmid_SI * ID_A3;
ro_A3_M7_required = Rup_required_A3 / gmro_A3_M5;
gmro_A3_M7_target = gm_A3_M7_est * ro_A3_M7_required;

% A3_M7: load device (PMOS)
[W, gmid, gmro] = size_M(L_P, gmid_p, gmro_p, gmid_SI, 0, ID_A3,...
    num_lengths_P, points_per_length);
[L_A3_M7, W_A3_M7, gmid_A3_M7, gmro_A3_M7] = pick_L(L_P, W, gmid, gmro,...
    gmro_A3_M7_target, num_lengths_P, W_min);
% compute M7 small signal params
gm_A3_M7 = gmid_A3_M7 * ID_A3;
ro_A3_M7 = gmro_A3_M7 / gm_A3_M7;

Rup_actual_A3 = gmro_A3_M5 * ro_A3_M7;
Rout_actual_A3 = 1 / (1/Rup_actual_A3 + 1/Rdown_actual_A3);

A_3_actual = Rout_actual_A3 * gm_A3_M1;

% CMFB sizing?

%% SF1 design: tunable parameters

% gain target
A_SF1_required = 0.95;
% SF1_M1 specs determined from f_swcap optimization in other script
gm_min_SF1 = 1e-6;

WL_min_SF1 = 9e-12;

%% SF1 design: action

% SF1_M1: input device (PMOS)

% vectors to keep track of results for comparison
W = zeros(num_lengths_N, 1);
WL = zeros(num_lengths_N, 1);
gmro = zeros(num_lengths_N, 1);
gmid = zeros(num_lengths_N, 1);

% try each length
for i = 1:num_lengths_P
    
    % column for gmid, gmro data
    col = 1 + i;
    
    % determine corresponding length
    L_charac = L_P(i);
    W_charac = L_charac * 2;
    
    for j = 1:points_per_length
        
        % go from SI to WI to get minimum required gmid
        point = points_per_length - j + 1;
        
        gmid(i) = gmid_p(point, col);
        
        if (gmid(i) > gmid_WI)
            % found required gmid
            
            % determine corresponding current density for this length
            ID_charac = gmid_p(point, 1);
            ID_density = ID_charac / W_charac;
            
            % determine actual ID required
            ID_req = gm_min_SF1 / gmid(i);
            ID = 0.01e-6 * ceil(ID_req * 100e6);
            
            % determine actual W required
            W(i) = ID / ID_density;
            WL(i) = W(i) .* L_charac;
            
            % keep track of corresponding gmro
            gmro(i) = gmro_n(point, col);
            break
        end      
    end
end

% pick L that gives us required WL for parasitics/flicker
for i = 1:num_lengths_P
    WL_this = WL(i);
    
    if (WL_this > WL_min_SF1)
        % determine final dimensions
        W_SF1_M1 = W(i);
        L_SF1_M1 = L_P(i);
        % determine final small signal params
        gmid_SF1_M1 = gmid(i);
        gmro_SF1_M1 = gmro(i);
        break
    end
end

% corresponding current
ID_SF1 = ID;

% compute M1 small signal params
gm_SF1_M1 = gmid_SF1_M1 * ID_SF1;
ro_SF1_M1 = gmro_SF1_M1 / gm_SF1_M1;

% size M2 based on estimated gm and ro required
gm_SF1_M2_est = gmid_SI * ID_SF1;
ro_SF1_M2_required = A_SF1_required / gm_SF1_M1 / (1 - A_SF1_required);
gmro_SF1_M2_target = gm_SF1_M2_est * ro_SF1_M2_required;

% SF1_M2: load device (PMOS)
[W, gmid, gmro] = size_M(L_P, gmid_p, gmro_p, gmid_SI, 0, ID_A3,...
    num_lengths_P, points_per_length);
[L_SF1_M2, W_SF1_M2, gmid_SF1_M2, gmro_SF1_M2] = pick_L(L_P, W, gmid, gmro,...
    gmro_SF1_M2_target, num_lengths_P, W_min);
% compute M2 small signal params
gm_SF1_M2 = gmid_SF1_M2 * ID_SF1;
ro_SF1_M2 = gmro_SF1_M2 / gm_SF1_M2;

A_SF1_actual = gm_SF1_M1 * ro_SF1_M2 / (1 + gm_SF1_M1 * ro_SF1_M2);

%% post-design SF characterization

% noise - note this is just open-loop OTA noise for sanity check

% compute first stage noise
noise_final_SF1 = 8*k*T*(gamma_W/gm_SF1_M1 +...
    gamma_S * gm_SF1_M2 / (gm_SF1_M1^2))*ENBW...
    + 2 * K_flicker_P / (W_SF1_M1 * L_SF1_M1 * C_ox) *...
    log(f_LP_AP / f_HP_AP);

% compute total input-referred OTA noise
noise_final_SF1_in = noise_final_SF1 / (A_target)^2;
noise_final_SF1_V = sqrt(noise_final_SF1_in);

% offset: it can be shown that all contributions are neglig except input
sigma_Vth_SF1_1 = A_VT / sqrt(W_SF1_M1 * L_SF1_M1);
V_os_3sigma_SF1 = sigma_Vth_SF1_1 * 3;

%% area estimate

% calculate A1 OTA area
area_A1 = 0;
area_A1 = area_A1 + get_area(L_M1, W_M1, L_guard, L_diff);
area_A1 = area_A1 + get_area(L_M3, W_M3, L_guard, L_diff);
area_A1 = area_A1 + get_area(L_M5, W_M5, L_guard, L_diff);
area_A1 = area_A1 + get_area(L_M7, W_M7, L_guard, L_diff);
area_A1 = area_A1 + get_area(L_M9, W_M9, L_guard, L_diff);
area_A1 = area_A1 + get_area(L_M13, W_M13, L_guard, L_diff);
area_A1 = area_A1 + get_area(L_M15, W_M15, L_guard, L_diff);

% calculate A3 OTA area
area_A3 = 0;
area_A3 = area_A3 + get_area(L_A3_M1, W_A3_M1, L_guard, L_diff);
area_A3 = area_A3 + get_area(L_A3_M3, W_A3_M3, L_guard, L_diff);
area_A3 = area_A3 + get_area(L_A3_M5, W_A3_M5, L_guard, L_diff);
area_A3 = area_A3 + get_area(L_A3_M7, W_A3_M7, L_guard, L_diff);
% assuming same CMFB amp as A1
area_A3 = area_A3 + get_area(L_M13, W_M13, L_guard, L_diff);
area_A3 = area_A3 + get_area(L_M15, W_M15, L_guard, L_diff);

% source follower area 
area_SF1 = 0;
area_SF1 = area_SF1 + get_area(L_SF1_M1, W_SF1_M1, L_guard, L_diff);
area_SF1 = area_SF1 + get_area(L_SF1_M2, W_SF1_M2, L_guard, L_diff);

% total area
area_total = area_A1 + 2*area_A3 + 2*area_SF1;

%% sizing helper functions

% W_vec: vector of widths (one for each length)
% gmid_vec: vector of actual gmid
% gmro_vec: vector of actual gmro

% L_vector: either N or P lengths
% gmid_matrix: either N or P characterization data
% gmro_matrix: either N or P characterization data
% gmid_target: min or max gmid
% inv_reg: 1 for WI i.e. min gmid, 0 for SI i.e. max gmid
% current: ID for this device
% num_lens: size of L_vector
% points_per_length: number of characterization points
function [W_vec, gmid_vec, gmro_vec] = size_M(L_vector, gmid_matrix,...
    gmro_matrix, gmid_target, inv_reg, current, num_lens, points_per_len)

    % vectors to keep track of results for comparison
    W_vec = zeros(num_lens, 1);
    gmro_vec = zeros(num_lens, 1);
    gmid_vec = zeros(num_lens, 1);

    % try each length
    for i = 1:num_lens

        % column for gmid, gmro data
        col = 1 + i;

        % determine corresponding length
        L_charac = L_vector(i);
        W_charac = L_charac * 2;
        
        % WI
        if (inv_reg == 1)
            for j = 1:points_per_len
                
                point = points_per_len - j + 1;
                gmid_vec(i) = gmid_matrix(point, col);
                
                if (gmid_vec(i) > gmid_target)
                    % found required gmid
                    % determine corresponding current density for this length
                    ID_charac = gmid_matrix(point, 1);
                    ID_density = ID_charac / W_charac;                 
                    % calculate W necessary from current for this device
                    W_vec(i) = current / ID_density;
                    % keep track of gmro
                    gmro_vec(i) = gmro_matrix(point, col);
                    break
                end
            end
        % SI
        else
            for j = 1:points_per_len
                
                point = j;
                gmid_vec(i) = gmid_matrix(point, col);
                
                if (gmid_vec(i) < gmid_target)
                    % found required gmid
                    % determine corresponding current density for this length
                    ID_charac = gmid_matrix(point, 1);
                    ID_density = ID_charac / W_charac;                 
                    % calculate W necessary from current for this device
                    W_vec(i) = current / ID_density;
                    % keep track of gmro
                    gmro_vec(i) = gmro_matrix(point, col);
                    break
                end
            end
        end
    end
end

% L_val: chosen L value
% W_val: chosen W value
% gmid_val: chosen gmid value
% gmro_val: chosen gmro value

% L_vector: either N or P lengths
% W_vector: corresponding W options
% gmid_vector: corresponding gmid
% gmro_vector: corresponding gmro
% gmro_target: min gmro
% num_lens: size of L_vector
function [L_val, W_val, gmid_val, gmro_val] = pick_L(L_vector, W_vector,...
    gmid_vector, gmro_vector, gmro_target, num_lens, min_W)

    for i = 1:num_lens
        gmro_this = gmro_vector(i);
        W_this = W_vector(i);
        
        % determine dimensions
        W_val = W_vector(i);
        L_val = L_vector(i);
        % determine small signal params
        gmid_val = gmid_vector(i);
        gmro_val = gmro_vector(i);

        if ((W_this > min_W) && (gmro_this > gmro_target))
            % if conditions met, these dimensions and params are final
            break
        end
    end
end

% area: silicon area estimate for pair of devices

% L: device L
% W: device W
% guard: estimate of additional guard-ring length
% diff: estimate of additional diffusion length
function area = get_area(L, W, guard, diff)

    area = (2*W + 2*guard) * (L + 2*guard + 2*diff);

end
